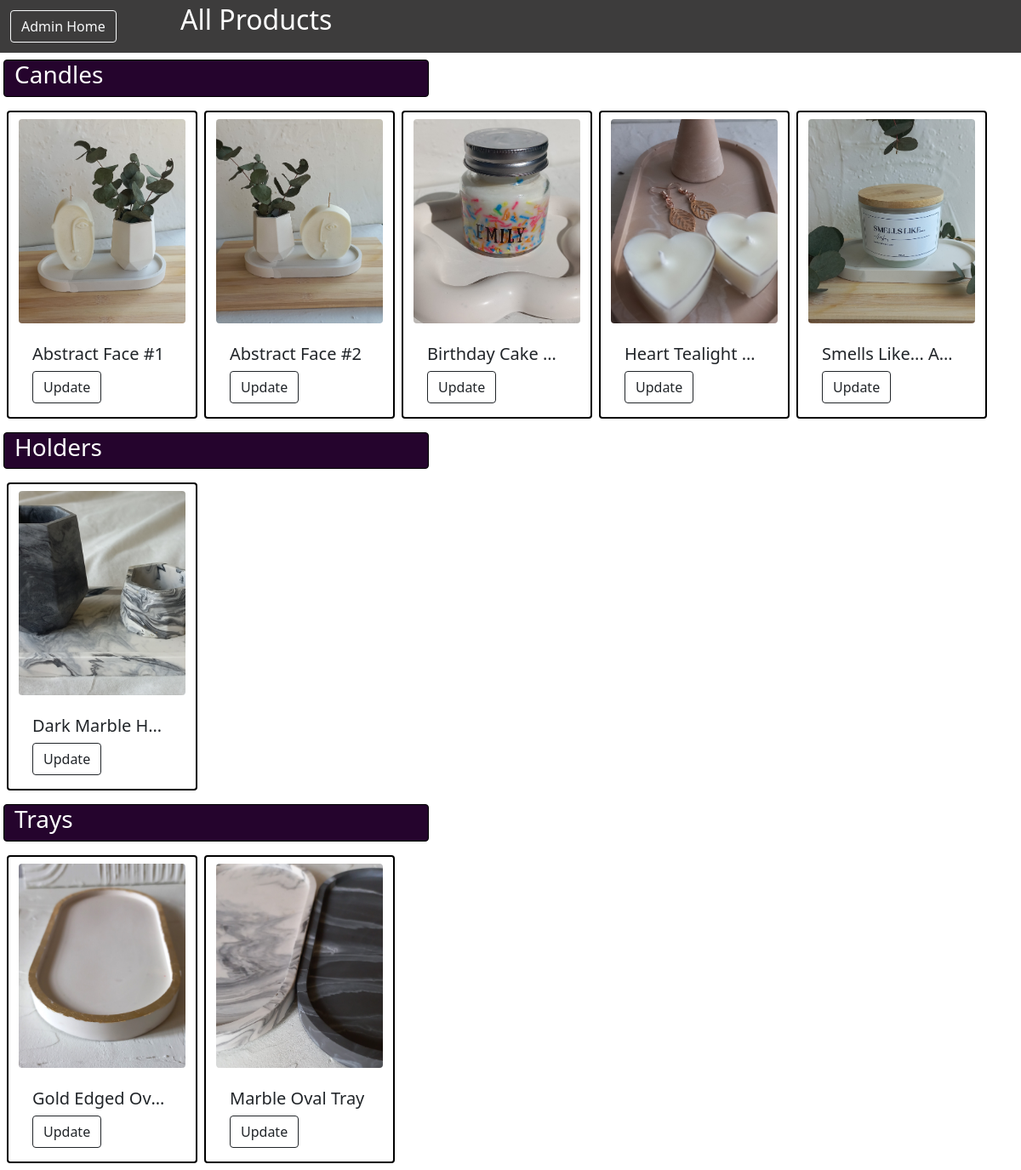
The page /admin_control/view_all_products/ on the database its author committed.
### crafts_by_micks/models.py (models this page shows, shortened)
class Product(models.Model):
    title = models.TextField(unique = True)
    description = models.TextField()
    review_value = models.FloatField(default = 0.0)
    product_image = models.ImageField(upload_to= 'products_images/', default=None)
    labels = models.ManyToManyField(Label)
    category = models.ForeignKey(Category, on_delete=models.DO_NOTHING)

class Category(models.Model):
    title = models.CharField(max_length=50, unique=True)

### crafts_by_micks/views.py (the view)
# urls.py: path('view_all_products/', views.view_all_products, name = "view_all_products"),
def view_all_products(request):
    products = models.Product.objects.order_by('category__title', 'title')
    prod_categories = []
    if products.exists():
        current_title = 'none'
        category_count = 0
        for product in products:
            if current_title == "none":
                prod_categories.append([product.category.title, product])
                current_title = product.category.title
            elif current_title == product.category.title:
                prod_categories[category_count].append(product)
            else:
                category_count+=1
                prod_categories.append([product.category.title, product])
                current_title = product.category.title
    return render(request, 'display/view_all_products.html', {'prod_categories': prod_categories})

### crafts_by_micks/templates/display/view_all_products.html (shortened to what this page needs)
<!DOCTYPE html>
<html>
    <head>
        <link href="https://cdn.jsdelivr.net/npm/bootstrap@5.0.0/dist/css/bootstrap.min.css"
            rel="stylesheet">
    </head>
    <body class = "container-fluid">
        <div class = "row pt-1 pb-1"
            style="background-color: rgb(61, 60, 60);">
            <div class = "col-xxl-2 col-xl-2 col-lg-2 col-md-3 col-sm-4 col-xs-4 my-2">
                <a class = "btn btn-outline-light"
                    href= "{% url 'crafts_by_micks:home_page' %}">
                    Admin Home
                </a>
            </div>
            <div class = "col text-start" style="color: white;">
                <h2>All Products</h2>
            </div>
        </div>
        {% if prod_categories %}
            {% for category in prod_categories %}
                <div class = "row">
                    <div class = "col-xxl-5 col-xl-5 col-lg-6 col-md-8
                            col-sm-10 col-xs-12 mx-1 my-2 rounded"
                        style = " background-color: rgb(37, 4, 45);
                            border: 1px solid black; color: white;">
                            <h3>{{category.0}}</h3>
                    </div>
                </div>
                <div class = "row p-1">
                    {% for product in category %}
                        {% if forloop.counter > 1 %}
                            <div class="card mx-1 my-1"
                                style="max-width: 14rem; border: 2px solid black;">
                                <img class = " my-2 card-img-top rounded product_image"
                                    style = "width: 100%; height: 15rem; object-fit:cover;"
                                src="{{product.product_image.url}}">
                                <div class="card-body">
                                    <h5 class="card-title text-truncate">
                                        {{product.title}}
                                    </h5>
                                    <a class = "btn btn-outline-dark"
                                        href = "{% url 'crafts_by_micks:update_product' product.id 'none' %}">
                                        Update
                                    </a>
                                </div>
                            </div>
                        {% endif %}
                    {% endfor %}
                </div>
            {% endfor %}
        {% endif %}
    </body>
</html>

### rows shown on the page
Product: title "Candles", product_image (picture), title "Abstract Face #1"
Product: product_image (picture), title "Abstract Face #2"
Product: product_image (picture), title "Birthday Cake…"
Product: product_image (picture), title "Heart Tealight…"
Product: product_image (picture), title "Smells Like... A…"
Product: title "Holders", product_image (picture), title "Dark Marble H…"
Product: title "Trays", product_image (picture), title "Gold Edged Ov…"
Product: product_image (picture), title "Marble Oval Tray"
